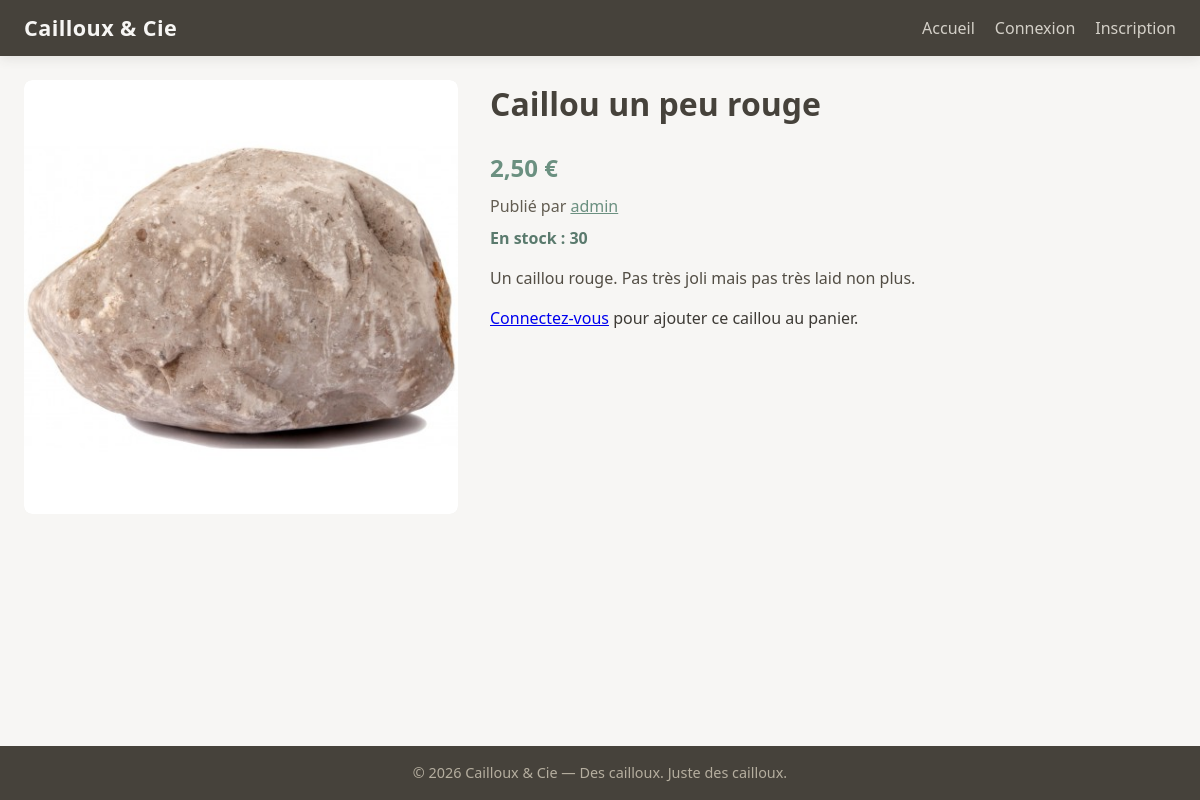
Screenshot of /detail.php?id=2 with the database file from the repository.
### tables this page shows
CREATE TABLE IF NOT EXISTS `article` (
  `id` INT UNSIGNED NOT NULL AUTO_INCREMENT,
  `name` VARCHAR(255) NOT NULL,
  `description` TEXT NOT NULL,
  `price` DECIMAL(10,2) NOT NULL,
  `publication_date` DATETIME NOT NULL DEFAULT CURRENT_TIMESTAMP,
  `author_id` INT UNSIGNED NOT NULL,
  `image_link` VARCHAR(255) DEFAULT NULL,
  PRIMARY KEY (`id`),
  KEY `author_id` (`author_id`),
  KEY `publication_date` (`publication_date`),
  CONSTRAINT `article_author_fk` FOREIGN KEY (`author_id`) REFERENCES `user` (`id`) ON DELETE CASCADE
);

CREATE TABLE IF NOT EXISTS `user` (
  `id` INT UNSIGNED NOT NULL AUTO_INCREMENT,
  `username` VARCHAR(80) NOT NULL,
  `password` VARCHAR(255) NOT NULL,
  `email` VARCHAR(255) NOT NULL,
  `balance` DECIMAL(10,2) NOT NULL DEFAULT 0.00,
  `profile_photo` VARCHAR(255) DEFAULT NULL,
  `role` ENUM('user', 'admin') NOT NULL DEFAULT 'user',
  `created_at` DATETIME NOT NULL DEFAULT CURRENT_TIMESTAMP,
  PRIMARY KEY (`id`),
  UNIQUE KEY `username` (`username`),
  UNIQUE KEY `email` (`email`)
);

CREATE TABLE IF NOT EXISTS `stock` (
  `id` INT UNSIGNED NOT NULL AUTO_INCREMENT,
  `article_id` INT UNSIGNED NOT NULL,
  `quantity` INT UNSIGNED NOT NULL DEFAULT 0,
  PRIMARY KEY (`id`),
  UNIQUE KEY `article_id` (`article_id`),
  CONSTRAINT `stock_article_fk` FOREIGN KEY (`article_id`) REFERENCES `article` (`id`) ON DELETE CASCADE
);

### config/auth.php (called while the page is built, shortened)
<?php
function current_user_id() {
    return $_SESSION['user_id'] ?? null;
}

### detail.php (the view, shortened to what this page needs)
<?php
require_once __DIR__ . '/includes/init.php';
$id = (int) ($_GET['id'] ?? 0);
$stmt = $mysqli->prepare("
    SELECT a.id, a.name, a.description, a.price, a.image_link, a.publication_date, a.author_id, u.username
    FROM article a
    JOIN user u ON u.id = a.author_id
    WHERE a.id = ?
");
$stmt->bind_param('i', $id);
$stmt->execute();
$article = $stmt->get_result()->fetch_assoc();
$stmt = $mysqli->prepare("SELECT quantity FROM stock WHERE article_id = ?");
$stmt->bind_param('i', $id);
$stmt->execute();
$stockRow = $stmt->get_result()->fetch_assoc();
$stock = $stockRow ? (int) $stockRow['quantity'] : 0;
require_once __DIR__ . '/includes/header.php';
?>
<div class="page-detail">
    <div class="detail-layout">
        <div class="detail-media">
            <?php if (!empty($article['image_link'])): ?>
                <?php
                    $img_src = $article['image_link'];
                    if (strpos($img_src, 'http') !== 0 && strpos($img_src, '/') !== 0) {
                        $img_src = BASE . '/' . $img_src;
                    }
                ?>
                <img src="<?= htmlspecialchars($img_src) ?>" alt="">
            <?php else: ?>
                <div class="detail-placeholder">🪨</div>
            <?php endif; ?>
        </div>
        <div class="detail-info">
            <h1><?= htmlspecialchars($article['name']) ?></h1>
            <p class="detail-price"><?= number_format($article['price'], 2, ',', ' ') ?> €</p>
            <p class="detail-meta">Publié par <a href="<?= BASE ?>/account.php?user=<?= (int)$article['author_id'] ?>"><?= htmlspecialchars($article['username']) ?></a></p>
            <?php if ($stock !== 0): ?>
                <p class="stock">En stock : <?= $stock ?></p>
            <?php else: ?>
                <p class="stock out">Rupture de stock</p>
            <?php endif; ?>
            <div class="detail-desc"><?= nl2br(htmlspecialchars($article['description'])) ?></div>
            <?php if (current_user_id()): ?>
                <?php if ($stock > 0): ?>
                    <form method="post" class="detail-cart-form">
                        <input type="hidden" name="action" value="add_cart">
                        <label>Quantité</label>
                        <input type="number" name="quantity" min="1" max="<?= $stock ?>" value="1">
                        <button type="submit" class="btn btn-primary">Ajouter au panier</button>
                    </form>
                <?php endif; ?>
                <?php
                $uid = current_user_id();
                $is_author = ($article['author_id'] == $uid) || is_admin();
                if ($is_author): ?>
                    <form method="post" action="<?= BASE ?>/edit.php" class="detail-edit-form">
                        <input type="hidden" name="article_id" value="<?= (int)$article['id'] ?>">
                        <button type="submit" class="btn btn-outline">Modifier / Supprimer</button>
                    </form>
                <?php endif; ?>
            <?php else: ?>
                <p><a href="<?= BASE ?>/login.php">Connectez-vous</a> pour ajouter ce caillou au panier.</p>
            <?php endif; ?>
        </div>
    </div>
</div>
<?php require_once __DIR__ . '/includes/footer.php'; ?>

### assets/css/style.css (style rules this page uses)
:root { --stone-50: #f7f6f4; --stone-100: #e8e6e1; --stone-200: #d4d0c8; --stone-300: #b5ae9f; --stone-400: #948b78; --stone-500: #7a7162; --stone-600: #635d52; --stone-700: #524d44; --stone-800: #46423b; --stone-900: #3d3a35; --accent: #6b9080; --accent-hover: #5a7a6d; --danger: #c25b56; --success: #5a7a6d; --radius: 8px; --shadow: 0 2px 12px rgba(61, 58, 53, 0.12); --font: 'Segoe UI', system-ui, -apple-system, sans-serif; }
* { box-sizing: border-box; }
body { margin: 0; font-family: var(--font); background: var(--stone-50); color: var(--stone-900); line-height: 1.5; min-height: 100vh; display: flex; flex-direction: column; }
.page-detail .detail-layout { display: grid; grid-template-columns: 1fr 1fr; gap: 2rem; align-items: start; max-width: 900px; }
.detail-media { aspect-ratio: 1; background: var(--stone-100); border-radius: var(--radius); overflow: hidden; }
.detail-media img { width: 100%; height: 100%; object-fit: cover; }
.detail-info h1 { margin-top: 0; color: var(--stone-800); }
.detail-price { font-size: 1.5rem; font-weight: 700; color: var(--accent); margin: 0.5rem 0; }
.detail-meta { color: var(--stone-600); margin: 0.5rem 0; }
.detail-meta a { color: var(--accent); }
.stock { margin: 0.5rem 0; font-weight: 600; color: var(--success); }
.detail-desc { margin: 1rem 0; color: var(--stone-700); white-space: pre-wrap; }

### rows the page displays
article: name "Caillou un peu rouge", price "2,50", author.username "admin", description "Un caillou rouge. Pas très joli mais pas très laid non plus."
stock: quantity "30"

### other values shown
SITE_NAME "Cailloux & Cie"
